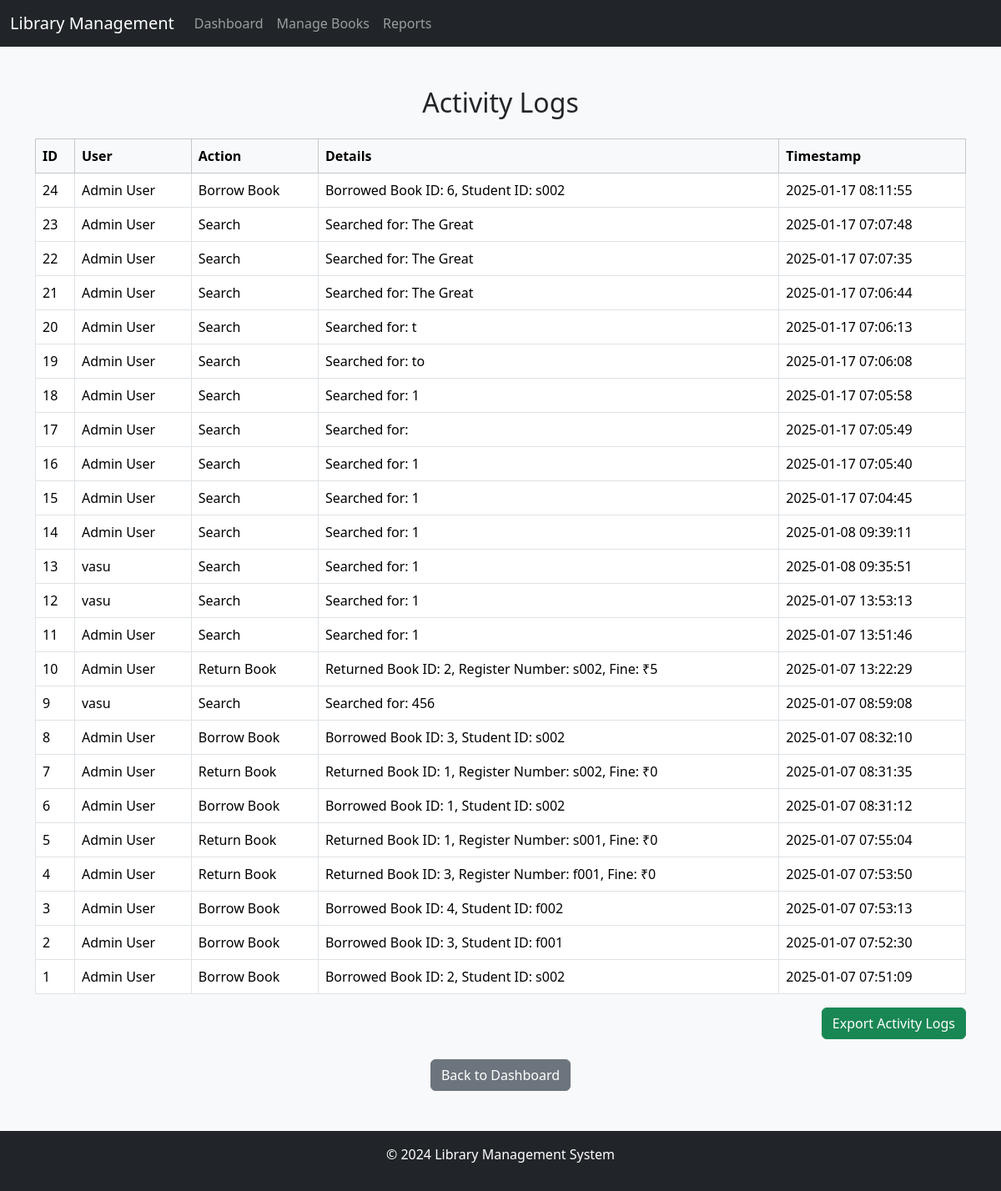
Screenshot of /view_logs.php (signed in) with the database file from the repository.
### tables this page shows
CREATE TABLE `activity_logs` (
  `id` int(11) NOT NULL,
  `user_id` varchar(20) NOT NULL,
  `action` varchar(50) NOT NULL,
  `details` text DEFAULT NULL,
  `timestamp` timestamp NOT NULL DEFAULT current_timestamp()
);

CREATE TABLE `users` (
  `register_number` varchar(20) NOT NULL,
  `name` varchar(100) NOT NULL,
  `email` varchar(100) NOT NULL,
  `role` enum('admin','student','faculty') NOT NULL,
  `password` varchar(255) NOT NULL
);

### view_logs.php (the view, shortened to what this page needs)
<?php include 'header.php'; ?>
<?php
$conn = new mysqli('localhost', 'root', '', 'library_management_system');
$sql = "SELECT al.*, u.name AS user_name FROM activity_logs al JOIN users u ON al.user_id = u.register_number ORDER BY al.timestamp DESC";
$result = $conn->query($sql);
$logs = $result->fetch_all(MYSQLI_ASSOC);
?>
<!DOCTYPE html>
<html lang="en">
<head>
    <link href="bootstrap-5.3.3-dist/css/bootstrap.min.css" rel="stylesheet">
</head>
<body class="bg-light">
    <div class="container my-5">
        <h2 class="text-center mb-4">Activity Logs</h2>
        <?php if (!empty($logs)): ?>
            <table class="table table-bordered table-hover">
                <thead class="table-light">
                    <tr>
                        <th>ID</th>
                        <th>User</th>
                        <th>Action</th>
                        <th>Details</th>
                        <th>Timestamp</th>
                    </tr>
                </thead>
                <tbody>
                    <?php foreach ($logs as $log): ?>
                        <tr>
                            <td><?php echo $log['id']; ?></td>
                            <td><?php echo $log['user_name']; ?></td>
                            <td><?php echo $log['action']; ?></td>
                            <td><?php echo $log['details']; ?></td>
                            <td><?php echo $log['timestamp']; ?></td>
                        </tr>
                    <?php endforeach; ?>
                </tbody>
            </table>
        <?php else: ?>
            <div class="alert alert-warning text-center">No activity logs found.</div>
        <?php endif; ?>
        <div class="text-end mb-3">
            <form method="get" action="export.php">
                <button type="submit" class="btn btn-success">Export Activity Logs</button>
            </form>
        </div>
        <div class="text-center mt-4">
            <a href="dashboard.php" class="btn btn-secondary">Back to Dashboard</a>
        </div>
    </div>
</body>
</html>
<?php include 'footer.php'; ?>

### rows the page displays
activity_logs: id "24", user.name "Admin User", action "Borrow Book", details "Borrowed Book ID: 6, Student ID: s002", timestamp "2025-01-17 08:11:55"
activity_logs: id "23", user.name "Admin User", action "Search", details "Searched for: The Great", timestamp "2025-01-17 07:07:48"
activity_logs: id "22", user.name "Admin User", action "Search", details "Searched for: The Great", timestamp "2025-01-17 07:07:35"
activity_logs: id "21", user.name "Admin User", action "Search", details "Searched for: The Great", timestamp "2025-01-17 07:06:44"
activity_logs: id "20", user.name "Admin User", action "Search", details "Searched for: t", timestamp "2025-01-17 07:06:13"
activity_logs: id "19", user.name "Admin User", action "Search", details "Searched for: to", timestamp "2025-01-17 07:06:08"
activity_logs: id "18", user.name "Admin User", action "Search", details "Searched for: 1", timestamp "2025-01-17 07:05:58"
activity_logs: id "17", user.name "Admin User", action "Search", details "Searched for:", timestamp "2025-01-17 07:05:49"
activity_logs: id "16", user.name "Admin User", action "Search", details "Searched for: 1", timestamp "2025-01-17 07:05:40"
activity_logs: id "15", user.name "Admin User", action "Search", details "Searched for: 1", timestamp "2025-01-17 07:04:45"
activity_logs: id "14", user.name "Admin User", action "Search", details "Searched for: 1", timestamp "2025-01-08 09:39:11"
activity_logs: id "13", user.name "vasu", action "Search", details "Searched for: 1", timestamp "2025-01-08 09:35:51"
activity_logs: id "12", user.name "vasu", action "Search", details "Searched for: 1", timestamp "2025-01-07 13:53:13"
activity_logs: id "11", user.name "Admin User", action "Search", details "Searched for: 1", timestamp "2025-01-07 13:51:46"
activity_logs: id "10", user.name "Admin User", action "Return Book", details "Returned Book ID: 2, Register Number: s002, Fine: ₹5", timestamp "2025-01-07 13:22:29"
activity_logs: id "9", user.name "vasu", action "Search", details "Searched for: 456", timestamp "2025-01-07 08:59:08"
activity_logs: id "8", user.name "Admin User", action "Borrow Book", details "Borrowed Book ID: 3, Student ID: s002", timestamp "2025-01-07 08:32:10"
activity_logs: id "7", user.name "Admin User", action "Return Book", details "Returned Book ID: 1, Register Number: s002, Fine: ₹0", timestamp "2025-01-07 08:31:35"
activity_logs: id "6", user.name "Admin User", action "Borrow Book", details "Borrowed Book ID: 1, Student ID: s002", timestamp "2025-01-07 08:31:12"
activity_logs: id "5", user.name "Admin User", action "Return Book", details "Returned Book ID: 1, Register Number: s001, Fine: ₹0", timestamp "2025-01-07 07:55:04"
activity_logs: id "4", user.name "Admin User", action "Return Book", details "Returned Book ID: 3, Register Number: f001, Fine: ₹0", timestamp "2025-01-07 07:53:50"
activity_logs: id "3", user.name "Admin User", action "Borrow Book", details "Borrowed Book ID: 4, Student ID: f002", timestamp "2025-01-07 07:53:13"
activity_logs: id "2", user.name "Admin User", action "Borrow Book", details "Borrowed Book ID: 3, Student ID: f001", timestamp "2025-01-07 07:52:30"
activity_logs: id "1", user.name "Admin User", action "Borrow Book", details "Borrowed Book ID: 2, Student ID: s002", timestamp "2025-01-07 07:51:09"
